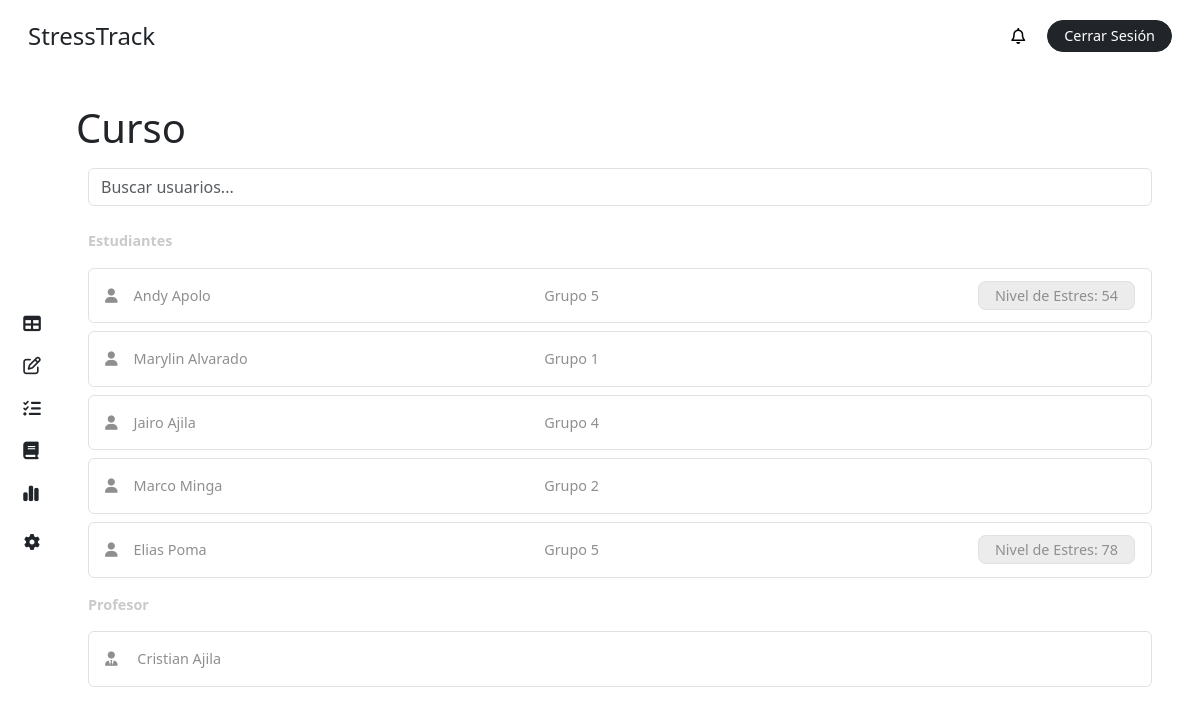
The app's page /course/ (signed in) with its own data.
### stress/models.py (models this page shows, shortened)
class CustomUser(AbstractBaseUser, PermissionsMixin):
    ROLE_CHOICES = [
        ('student', 'Alumno'),
        ('teacher', 'Profesor'),
        ('superuser', 'Administrador'),
    ]
    first_name = models.CharField(max_length=50, blank=True)
    last_name = models.CharField(max_length=50, blank=True)
    dni = models.CharField(max_length=10, unique=True, blank=True, null=True)
    email = models.EmailField(unique=True)
    role = models.CharField(max_length=20, choices=ROLE_CHOICES, default='student')
    is_active = models.BooleanField(default=True)
    is_staff = models.BooleanField(default=False)
    stress = models.IntegerField(default=0)
    share_stress_level = models.BooleanField(default=False)
    recommendation = models.ForeignKey(Recommendation, on_delete=models.SET_NULL, null=True, blank=True, related_name='users')
    course = models.ForeignKey(Course, on_delete=models.CASCADE, related_name='students', null=True, blank=True)
    group = models.ForeignKey(Team, on_delete=models.CASCADE, related_name='members', null=True, blank=True)
    tests = models.ManyToManyField(Test, related_name='users', blank=True)
    objects = CustomUserManager()
    USERNAME_FIELD = 'email'
    REQUIRED_FIELDS = []

class Team(models.Model):
    name = models.CharField(max_length=20)
    course = models.ForeignKey(Course, on_delete=models.CASCADE, related_name='teams')
    def __str__(self):
        return f"{self.name}"

### stress/views.py (the view, shortened to what this page needs)
# urls.py: path('course/', views.course, name='course'),
@login_required
def course(request):
    user = request.user
    course = user.course if user.role == 'student' else user.teaching_courses.first()
    if course:
        students = course.students.filter(is_active=True).all()
        teacher = course.teacher
        groups = course.teams.all()
    else:
        students = None
        teacher = None
        groups = None
    context = {
        'students': students,
        'role': request.user.role,
        'groups': groups,
        'teacher': teacher,
        'course': course,
        'notifications': user.notifications.all(),
        'unread_notifications': user.notifications.filter(is_read=False).count(),
    }
    return render(request, 'dashboard/course.html', context)

### stress/templates/dashboard/course.html (shortened to what this page needs)
{% extends "base/dashboard_base.html" %}
{% block content %}
{% include "elements/dashboard_sidebar.html" with role=role %}
<main class="main p-4 pt-2 pe-5">
  <div class="my-4">
    <div class="row">
      <div class="col-11 p-0">
        <h1 class="m-0">Curso</h1>
      </div>
    </div>
    <div class="row my-3">
            <div class="col-12">
                <input type="text" id="searchInput" class="form-control" placeholder="Buscar usuarios...">
            </div>
        </div>
    {% if not course %}
      {% if role == 'student' %}
        <div class="bg-inf p-3 rounded-2 text-gris my-4">
        <i class="fas fa-info-circle"></i> No estas matriculado a un curso por el
        momento.
        </div>
      {% else %}
        <div class="bg-inf p-3 rounded-2 text-gris my-4">
        <i class="fas fa-info-circle"></i> No estas asignado a un curso por el
        momento.
        </div>
      {% endif %}
    {% else %}
      <label class="text-grisillo fw-bold my-2">Estudiantes</label>
      {% if not students %}
        <div class="bg-inf p-3 rounded-2 text-gris">
          <i class="fas fa-info-circle"></i> No hay estudiantes matriculados por el momento.
        </div>
      {% else %}
        {% for student in students %}
            <div class="p-3 my-2 rounded-2 text-gris border border-1 student-item">
                <div class="row">
                    <div class="col-5">
                        <i class="fa-solid fa-user me-3"></i>{{ student.first_name }} {{ student.last_name }}
                    </div>
                    <div class="col-4">
                        {% if student.group %}
                            {{ student.group }}
                        {% else %}
                            N/A
                        {% endif %}
                    </div>
                    {% if role == 'student' %}
                        {% if student.share_stress_level %}
                            <div class="col-3 text-end">
                                <div
                                    class="ms-4 bg-color-grisillo py-1 px-3 border d-inline rounded-3 fs-7"
                                >
                                    Nivel de Estres: {{ student.stress }}
                                </div>
                            </div>
                        {% endif %}
                    {% endif %}
                </div>
            </div>
        {% endfor %}
      {% endif %}
      <label class="text-grisillo fw-bold my-2">Profesor</label>
      {% if teacher %}
            <div class="p-3 my-2 rounded-2 text-gris border border-1 student-item">
              <div class="row">
                <div class="col-12">
                  <i class="fa-solid fa-user-tie me-3"></i> {{ teacher.first_name }} {{ teacher.last_name }}
                </div>
              </div>
            </div>
      {% else %}
          <div class="bg-inf p-3 rounded-2 text-gris">
            <i class="fas fa-info-circle"></i> No hay un profesor asignado por el momento.
          </div>
      {% endif %}
    {% endif %}
  </div>
</main>
{% endblock %}

### stress/templates/base/dashboard_base.html (shortened to what this page needs)
{% load static %}
<!DOCTYPE html>
<html lang="en">
<head>
    <link rel="stylesheet" href="{% static 'css/main.css' %}">
    <link href="https://cdn.jsdelivr.net/npm/bootstrap@5.3.3/dist/css/bootstrap.min.css" rel="stylesheet">
</head>
<body>
    {% include "elements/dashboard_header.html" %}
    {% block content %}
    {% endblock %}
</body>
</html>

### stress/templates/elements/dashboard_header.html (shortened to what this page needs)
{% load static %}
<header class="header d-flex justify-content-between align-items-center py-3 px-4">
    <div class="px-1">
        <a class="text-dark text-decoration-none fs-4" href="{% url 'panel' %}">StressTrack</a>
    </div>
    <div class="d-flex align-items-center px-1">
        <div class="dropdown me-3">
            <button class="bg-white position-relative border-0" id="notificationDropdown" data-bs-toggle="dropdown" aria-expanded="false">
                <i class="fa-regular fa-bell"></i>
            </button>
        </div>
        <a href="{% url 'logout' %}" class="text-decoration-none fs-7 bg-dark text-white border border-dark rounded-4 py-1 px-3">Cerrar Sesión</a>
    </div>
</header>

### stress/templates/elements/dashboard_sidebar.html (shortened to what this page needs)
<aside class="sidebar d-flex flex-column justify-content-center align-items-center">
    {% if role == 'student' %}
        <ul class="list-unstyled d-flex flex-column justify-content-center">
            <li class="py-2"><a class="text-decoration-none text-dark  fs-5_5" title="Panel" href="{% url 'panel' %}"><i
                        class="fa-solid fa-table"></i></a></li>
            <li class=" py-2"><a class="text-decoration-none text-dark fs-5_5" title="Tests" href="{% url 'list-test' %}"><i
                        class="fa-regular fa-pen-to-square"></i></a></li>
            <li class=" py-2"><a class="text-decoration-none text-dark fs-5_5" title="Tareas" href="{% url 'list-tasks' %}"><i
                        class="fa-solid fa-list-check"></i></a></li>
            <li class=" py-2"><a class="text-decoration-none text-dark fs-5_5" title="Curso" href="{% url 'course' %}"><i
                        class="fa-solid fa-book"></i></a></li>
            <li class=" py-2"><a class="text-decoration-none text-dark fs-5_5" title="Estadísticas" href="{% url 'stats' %}">
                            <i class="fa-solid fa-chart-simple"></i></a></li>
        </ul>
    {% endif %}
    <ul class="list-unstyled">
        <li class=""><a class="text-decoration-none text-dark" title="Perfil" href="{% url 'profile' %}"><i
                    class="fa-solid fa-gear"></i></a></li>
    </ul>
</aside>

### stress/static/css/main.css (style rules this page uses)
body { height: 100vh; margin: 0; padding: 0; display: grid; grid-template-columns: 4rem 1fr; grid-template-rows: 4.5rem 1fr; grid-template-areas: "header header" "side main"; gap: 0; background-color: white; }
.header { grid-area: header; background-color: white; }
.sidebar { grid-area: side; }
.main { grid-area: main; overflow-y: auto; }
.fs-5_5 { font-size: 1.1rem; }
.fs-7 { font-size: .9rem; }
.text-grisillo { color: #cacaca; font-size: .9rem; }
.text-gris { color: #8f8f8f !important; font-size: .9rem; }
.bg-color-grisillo { background-color: #ececec; }

### records on screen
CustomUser: first_name "Andy", last_name "Apolo", group "Grupo 5", stress "54"
CustomUser: first_name "Marylin", last_name "Alvarado", group "Grupo 1"
CustomUser: first_name "Jairo", last_name "Ajila", group "Grupo 4"
CustomUser: first_name "Marco", last_name "Minga", group "Grupo 2"
CustomUser: first_name "Elias", last_name "Poma", group "Grupo 5", stress "78"
CustomUser: first_name "Cristian", last_name "Ajila"
